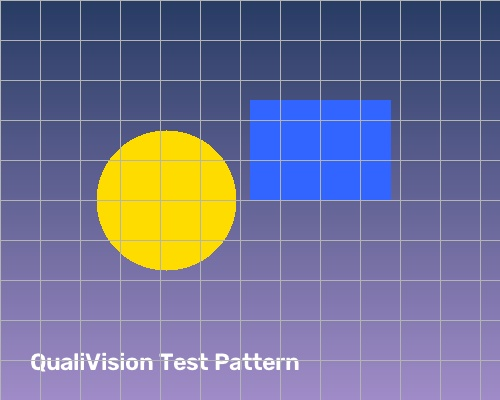
#> input picture backend/data/dataset/ACCEPTABLE/acceptable_001.jpg, 500 x 400 px
$ python -i sharpness.py   (imports and definitions only)   (older library calls are emulated)
#> lines starting #> are read from the running program, lines starting #| are printed output that depends on the picture
import cv2
import numpy as np

def compute_sharpness_metrics(gray_img: np.ndarray) -> dict:
    if gray_img is None or gray_img.size == 0:
        return {
            "laplacian_var": 0.0,
            "tenengrad_index": 0.0,
            "brenner_index": 0.0,
            "fft_hf_ratio": 0.0,
            "sharpness_score": 0.0,
            "is_blurry": True
        }

    laplacian = cv2.Laplacian(gray_img, cv2.CV_64F)
    lap_var = float(np.var(laplacian))

    sobelx = cv2.Sobel(gray_img, cv2.CV_64F, 1, 0, ksize=3)
    sobely = cv2.Sobel(gray_img, cv2.CV_64F, 0, 1, ksize=3)
    tenengrad = float(np.mean(sobelx**2 + sobely**2))

    if gray_img.shape[0] > 2 and gray_img.shape[1] > 2:
        diff_x = (gray_img[:, 2:].astype(np.float64) - gray_img[:, :-2].astype(np.float64)) ** 2
        brenner = float(np.mean(diff_x))
    else:
        brenner = 0.0

    h, w = gray_img.shape
    f = np.fft.fft2(gray_img.astype(np.float64))
    fshift = np.fft.fftshift(f)
    magnitude_spectrum = np.abs(fshift)

    cy, cx = h // 2, w // 2
    radius = min(h, w) // 8

    y, x = np.ogrid[:h, :w]
    mask_low = (x - cx)**2 + (y - cy)**2 <= radius**2

    total_power = np.sum(magnitude_spectrum**2) + 1e-8
    low_freq_power = np.sum(magnitude_spectrum[mask_low]**2)
    high_freq_power = total_power - low_freq_power
    fft_hf_ratio = float(high_freq_power / total_power)

    norm_lap = np.clip(lap_var / 350.0, 0, 2.0)
    norm_ten = np.clip(tenengrad / 1200.0, 0, 2.0)
    norm_fft = np.clip(fft_hf_ratio / 0.8, 0, 1.5)

    combined_factor = (0.5 * norm_lap + 0.3 * norm_ten + 0.2 * norm_fft)
    sharpness_score = float(np.clip(100.0 * (1.0 - np.exp(-combined_factor)), 0.0, 100.0))

    is_blurry = lap_var < 110.0 or sharpness_score < 45.0

    return {
        "laplacian_var": round(lap_var, 2),
        "tenengrad_index": round(tenengrad, 2),
        "brenner_index": round(brenner, 2),
        "fft_hf_ratio": round(fft_hf_ratio, 4),
        "sharpness_score": round(sharpness_score, 1),
        "is_blurry": is_blurry
    }

>>> import cv2
>>> picture = cv2.imread('../../data/dataset/ACCEPTABLE/acceptable_001.jpg', cv2.IMREAD_GRAYSCALE)
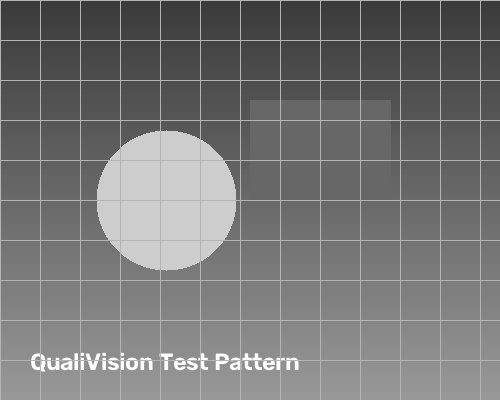
#> picture: shape (400, 500); min 55, max 255, mean 118
>>> result = compute_sharpness_metrics(picture)
#> in compute_sharpness_metrics, `laplacian = cv2.Laplacian(gray_img, cv2.CV_64F)`:
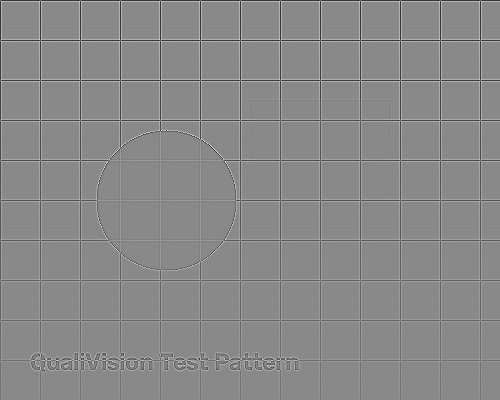
#> laplacian: shape (400, 500) float64; min -382, max 328, mean -0.4; drawn with min black and max white
#> in compute_sharpness_metrics, `lap_var = float(np.var(laplacian))`: lap_var = 2046.6
#> in compute_sharpness_metrics, `sobelx = cv2.Sobel(gray_img, cv2.CV_64F, 1, 0, ksize=3)`:
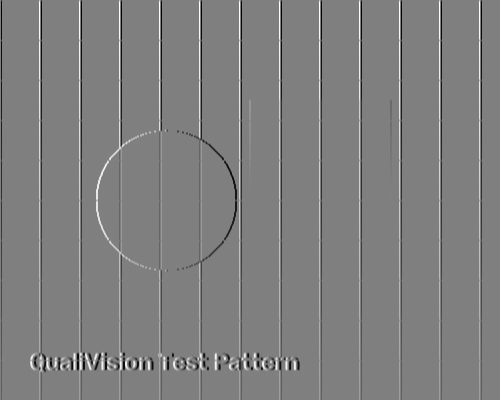
#> sobelx: shape (400, 500) float64; min -490, max 488, mean -0.6; drawn with min black and max white
#> in compute_sharpness_metrics, `sobely = cv2.Sobel(gray_img, cv2.CV_64F, 0, 1, ksize=3)`:
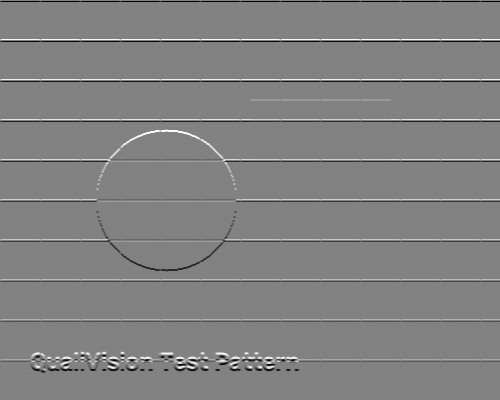
#> sobely: shape (400, 500) float64; min -489, max 473, mean 0.6; drawn with min black and max white
#> in compute_sharpness_metrics, `tenengrad = float(np.mean(sobelx**2 + sobely**2))`: tenengrad = 11325.8
#> in compute_sharpness_metrics, `diff_x = (gray_img[:, 2:].astype(np.float64) - gray_img[:, :-2].astype..`:
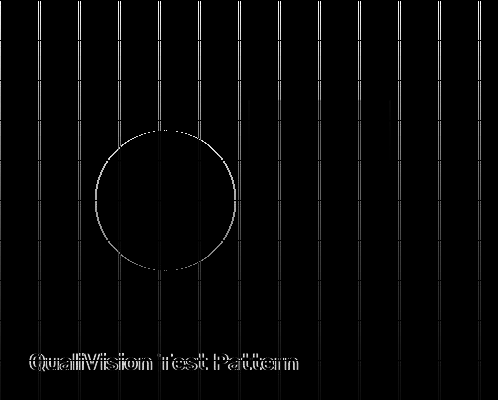
#> diff_x: shape (400, 498) float64; min 0, max 15129, mean 383.1; drawn with min black and max white
#> in compute_sharpness_metrics, `brenner = float(np.mean(diff_x))`: brenner = 383.1
#> in compute_sharpness_metrics, `total_power = np.sum(magnitude_spectrum**2) + 1e-8`: total_power = 6.25e+14
#> in compute_sharpness_metrics, `low_freq_power = np.sum(magnitude_spectrum[mask_low]**2)`: low_freq_power = 6.14e+14
#> in compute_sharpness_metrics, `high_freq_power = total_power - low_freq_power`: high_freq_power = 1.06e+13
#> in compute_sharpness_metrics, `fft_hf_ratio = float(high_freq_power / total_power)`: fft_hf_ratio = 0.0169
#> in compute_sharpness_metrics, `norm_lap = np.clip(lap_var / 350.0, 0, 2.0)`: norm_lap = 2
#> in compute_sharpness_metrics, `norm_fft = np.clip(fft_hf_ratio / 0.8, 0, 1.5)`: norm_fft = 0.0211
#> in compute_sharpness_metrics, `combined_factor = (0.5 * norm_lap + 0.3 * norm_ten + 0.2 * norm_fft)`: combined_factor = 1.6
#> in compute_sharpness_metrics, `sharpness_score = float(np.clip(100.0 * (1.0 - np.exp(-combined_factor..`: sharpness_score = 79.9
#> in compute_sharpness_metrics, `is_blurry = lap_var < 110.0 or sharpness_score < 45.0`: is_blurry = False
#> result = {'laplacian_var': 2046.6, 'tenengrad_index': 11325.8, 'brenner_index': 383.1, 'fft_hf_ratio': 0.0169, 'sharpness_score': 79.9, 'is_blurry': False}
